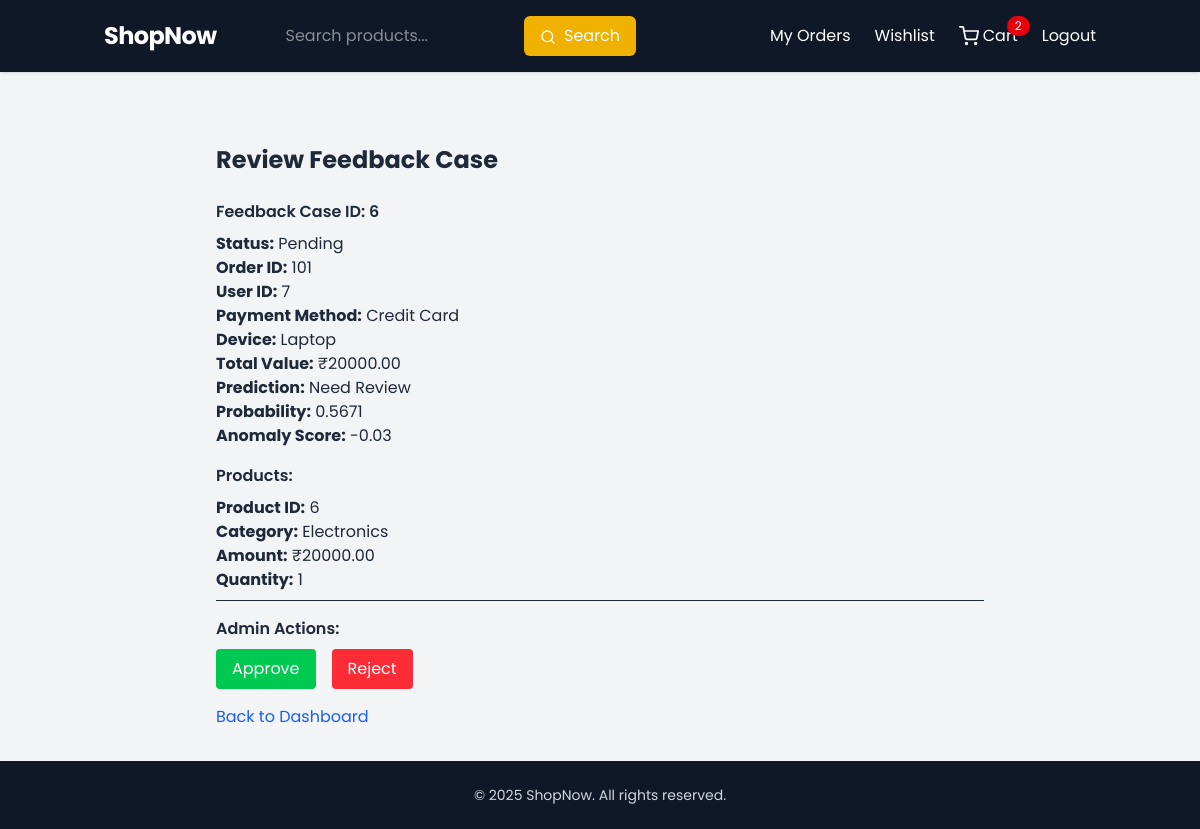
/admin/feedback_case/6 (signed in), run on the app's committed database.
### app/models.py (models this page shows)
class FeedbackCase(db.Model):
    id = db.Column(db.Integer, primary_key=True)
    order_id = db.Column(db.Integer, db.ForeignKey("order.id"))
    user_id = db.Column(db.Integer)
    payment_method = db.Column(db.String(50))
    device = db.Column(db.String(50))
    products = db.Column(db.JSON)  # <-- New: store all product info for this feedback
    total_value = db.Column(db.Float)
    num_trans_24h = db.Column(db.Integer)
    num_failed_24h = db.Column(db.Integer)
    no_of_cards_from_ip = db.Column(db.Integer)
    account_age_days = db.Column(db.Integer)
    timestamp = db.Column(db.DateTime)
    prediction = db.Column(db.String(50))
    probability = db.Column(db.Float)
    anomaly_score = db.Column(db.Float)
    admin_status = db.Column(db.String(20), default="Pending")

### app/routes.py (the view)
@main_bp.route("/admin/feedback_case/<int:case_id>", methods=["GET"])
@login_required
def view_case(case_id):
    case = FeedbackCase.query.get_or_404(case_id)
    return render_template("view_case.html", case=case)

### app/context_processors.py (called while the page is built)
def inject_current_year():
    return {'current_year': datetime.now().year}

### app/routes.py (called while the page is built)
@login_manager.user_loader
def load_user(user_id):
    return User.query.get(int(user_id))

@main_bp.before_app_request
def load_cart_count():
    if current_user.is_authenticated:
        cart_items = CartItem.query.filter_by(user_id=current_user.id).all()
        g.cart_count = sum(item.quantity for item in cart_items)
    else:
        g.cart_count = 0

### app/templates/view_case.html
{% extends "base.html" %} {% block title %}Review Feedback Case{% endblock %} {%
block content %}
<div class="max-w-3xl mx-auto mt-10">
  <h2 class="text-2xl font-bold mb-6">Review Feedback Case</h2>
  <div class="mb-4">
    <h3 class="font-semibold mb-2">Feedback Case ID: {{ case.id }}</h3>
    <p><strong>Status:</strong> {{ case.admin_status }}</p>
    <p><strong>Order ID:</strong> {{ case.order_id }}</p>
    <p><strong>User ID:</strong> {{ case.user_id }}</p>
    <p><strong>Payment Method:</strong> {{ case.payment_method }}</p>
    <p><strong>Device:</strong> {{ case.device }}</p>
    <p><strong>Total Value:</strong> ₹{{ "%.2f"|format(case.total_value) }}</p>
    <p><strong>Prediction:</strong> {{ case.prediction }}</p>
    <p><strong>Probability:</strong> {{ case.probability }}</p>
    <p><strong>Anomaly Score:</strong> {{ case.anomaly_score }}</p>
  </div>
  <div class="mb-4">
    <h3 class="font-semibold mb-2">Products:</h3>
    <ul>
      {% for product in case.products %}
      <li>
        <p><strong>Product ID:</strong> {{ product.product_id }}</p>
        <p><strong>Category:</strong> {{ product.category }}</p>
        <p><strong>Amount:</strong> ₹{{ "%.2f"|format(product.amount) }}</p>
        <p><strong>Quantity:</strong> {{ product.quantity }}</p>
        <hr class="my-2" />
      </li>
      {% endfor %}
    </ul>
  </div>
  <div class="mb-4">
    <h3 class="font-semibold mb-2">Admin Actions:</h3>
    <div class="flex space-x-4">
      <a
        href="{{ url_for('main_bp.feedback_case_action', case_id=case.id, action='approve') }}"
        class="bg-green-500 text-white px-4 py-2 rounded hover:bg-green-600"
      >
        Approve
      </a>
      <a
        href="{{ url_for('main_bp.feedback_case_action', case_id=case.id, action='reject') }}"
        class="bg-red-500 text-white px-4 py-2 rounded hover:bg-red-600"
      >
        Reject
      </a>
    </div>
  </div>
  <a
    href="{{ url_for('main_bp.admin_dashboard') }}"
    class="text-blue-600 hover:underline"
    >Back to Dashboard</a
  >
</div>
{% endblock %}

### app/templates/base.html (style rules this page uses)
html { scroll-behavior: smooth; }
body { font-family: "Poppins", sans-serif; }

### data on the page
FeedbackCase: id "6", admin_status "Pending", order_id "101", user_id "7", payment_method "Credit Card", device "Laptop", total_value "20000.00", prediction "Need Review", probability "0.5671", anomaly_score "-0.03"

### other printed values
{{ g.cart_count }} "2"
{{ product.product_id }} "6"
{{ product.category }} "Electronics"
{{ "%.2f"|format(product.amount) }} "20000.00"
{{ product.quantity }} "1"
